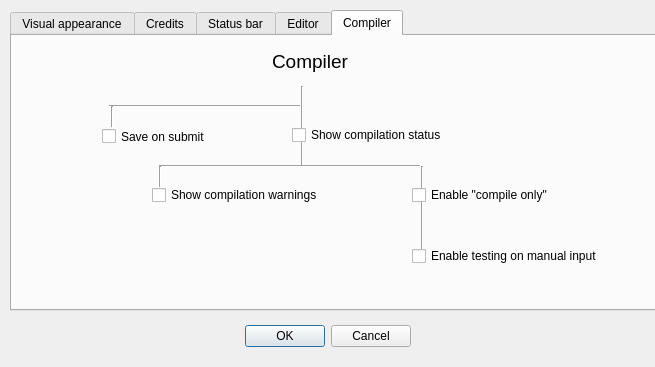
<?xml version="1.0" encoding="UTF-8"?>
<ui version="4.0">
 <class>ShopDialog</class>
 <widget class="QDialog" name="ShopDialog">
  <property name="windowModality">
   <enum>Qt::ApplicationModal</enum>
  </property>
  <property name="geometry">
   <rect>
    <x>0</x>
    <y>0</y>
    <width>655</width>
    <height>367</height>
   </rect>
  </property>
  <property name="windowTitle">
   <string>Shop dialog</string>
  </property>
  <property name="modal">
   <bool>true</bool>
  </property>
  <widget class="QDialogButtonBox" name="buttonBox">
   <property name="geometry">
    <rect>
     <x>240</x>
     <y>320</y>
     <width>171</width>
     <height>32</height>
    </rect>
   </property>
   <property name="orientation">
    <enum>Qt::Horizontal</enum>
   </property>
   <property name="standardButtons">
    <set>QDialogButtonBox::Cancel|QDialogButtonBox::Ok</set>
   </property>
  </widget>
  <widget class="QTabWidget" name="tabWidget">
   <property name="geometry">
    <rect>
     <x>10</x>
     <y>10</y>
     <width>651</width>
     <height>301</height>
    </rect>
   </property>
   <property name="currentIndex">
    <number>4</number>
   </property>
   <widget class="QWidget" name="tab">
    <attribute name="title">
     <string>Visual appearance</string>
    </attribute>
    <widget class="Line" name="line_2">
     <property name="geometry">
      <rect>
       <x>20</x>
       <y>70</y>
       <width>20</width>
       <height>141</height>
      </rect>
     </property>
     <property name="orientation">
      <enum>Qt::Vertical</enum>
     </property>
    </widget>
    <widget class="QCheckBox" name="checkBoxFontFamily2">
     <property name="geometry">
      <rect>
       <x>330</x>
       <y>150</y>
       <width>171</width>
       <height>18</height>
      </rect>
     </property>
     <property name="text">
      <string>Upgrade font family 2</string>
     </property>
    </widget>
    <widget class="Line" name="line_3">
     <property name="geometry">
      <rect>
       <x>170</x>
       <y>70</y>
       <width>16</width>
       <height>141</height>
      </rect>
     </property>
     <property name="orientation">
      <enum>Qt::Vertical</enum>
     </property>
    </widget>
    <widget class="Line" name="line">
     <property name="geometry">
      <rect>
       <x>30</x>
       <y>60</y>
       <width>471</width>
       <height>16</height>
      </rect>
     </property>
     <property name="orientation">
      <enum>Qt::Horizontal</enum>
     </property>
    </widget>
    <widget class="QCheckBox" name="checkBoxContrast1">
     <property name="geometry">
      <rect>
       <x>170</x>
       <y>100</y>
       <width>161</width>
       <height>18</height>
      </rect>
     </property>
     <property name="text">
      <string>increase contrasst 1</string>
     </property>
    </widget>
    <widget class="Line" name="line_5">
     <property name="geometry">
      <rect>
       <x>250</x>
       <y>40</y>
       <width>20</width>
       <height>31</height>
      </rect>
     </property>
     <property name="orientation">
      <enum>Qt::Vertical</enum>
     </property>
    </widget>
    <widget class="QCheckBox" name="checkBoxFontSize1">
     <property name="geometry">
      <rect>
       <x>20</x>
       <y>100</y>
       <width>151</width>
       <height>18</height>
      </rect>
     </property>
     <property name="text">
      <string>Decresase font size 1</string>
     </property>
    </widget>
    <widget class="QCheckBox" name="checkBoxFontSize2">
     <property name="geometry">
      <rect>
       <x>20</x>
       <y>150</y>
       <width>151</width>
       <height>21</height>
      </rect>
     </property>
     <property name="text">
      <string>Decresase font size 2</string>
     </property>
    </widget>
    <widget class="QLabel" name="Appearence">
     <property name="geometry">
      <rect>
       <x>200</x>
       <y>10</y>
       <width>131</width>
       <height>31</height>
      </rect>
     </property>
     <property name="font">
      <font>
       <pointsize>14</pointsize>
      </font>
     </property>
     <property name="text">
      <string>Visual Appearance</string>
     </property>
    </widget>
    <widget class="QCheckBox" name="checkBoxFontFamily1">
     <property name="geometry">
      <rect>
       <x>330</x>
       <y>100</y>
       <width>161</width>
       <height>18</height>
      </rect>
     </property>
     <property name="text">
      <string>Upgrade font family 1</string>
     </property>
    </widget>
    <widget class="Line" name="line_4">
     <property name="geometry">
      <rect>
       <x>330</x>
       <y>70</y>
       <width>16</width>
       <height>91</height>
      </rect>
     </property>
     <property name="orientation">
      <enum>Qt::Vertical</enum>
     </property>
    </widget>
    <widget class="QCheckBox" name="checkBoxFontSize3">
     <property name="geometry">
      <rect>
       <x>20</x>
       <y>200</y>
       <width>151</width>
       <height>18</height>
      </rect>
     </property>
     <property name="text">
      <string>Decresase font size 3</string>
     </property>
    </widget>
    <widget class="QCheckBox" name="checkBoxContrast2">
     <property name="geometry">
      <rect>
       <x>170</x>
       <y>150</y>
       <width>161</width>
       <height>18</height>
      </rect>
     </property>
     <property name="text">
      <string>increase contrasst 2</string>
     </property>
    </widget>
    <widget class="QCheckBox" name="checkBoxWordSpacing">
     <property name="geometry">
      <rect>
       <x>490</x>
       <y>100</y>
       <width>161</width>
       <height>18</height>
      </rect>
     </property>
     <property name="text">
      <string>Decresase word spacing</string>
     </property>
    </widget>
    <widget class="QCheckBox" name="checkBoxContrast3">
     <property name="geometry">
      <rect>
       <x>170</x>
       <y>200</y>
       <width>171</width>
       <height>18</height>
      </rect>
     </property>
     <property name="text">
      <string>increase contrasst 3</string>
     </property>
    </widget>
    <widget class="Line" name="line_21">
     <property name="geometry">
      <rect>
       <x>490</x>
       <y>70</y>
       <width>16</width>
       <height>41</height>
      </rect>
     </property>
     <property name="orientation">
      <enum>Qt::Vertical</enum>
     </property>
    </widget>
    <zorder>line_21</zorder>
    <zorder>line_4</zorder>
    <zorder>line_2</zorder>
    <zorder>checkBoxFontFamily2</zorder>
    <zorder>line_3</zorder>
    <zorder>line</zorder>
    <zorder>checkBoxContrast1</zorder>
    <zorder>line_5</zorder>
    <zorder>checkBoxFontSize1</zorder>
    <zorder>checkBoxFontSize2</zorder>
    <zorder>Appearence</zorder>
    <zorder>checkBoxFontFamily1</zorder>
    <zorder>checkBoxFontSize3</zorder>
    <zorder>checkBoxContrast2</zorder>
    <zorder>checkBoxWordSpacing</zorder>
    <zorder>checkBoxContrast3</zorder>
   </widget>
   <widget class="QWidget" name="tab_2">
    <attribute name="title">
     <string>Credits</string>
    </attribute>
    <widget class="Line" name="line_9">
     <property name="geometry">
      <rect>
       <x>153</x>
       <y>80</y>
       <width>16</width>
       <height>51</height>
      </rect>
     </property>
     <property name="orientation">
      <enum>Qt::Vertical</enum>
     </property>
    </widget>
    <widget class="QCheckBox" name="checkBoxShowPrices">
     <property name="geometry">
      <rect>
       <x>150</x>
       <y>120</y>
       <width>141</width>
       <height>18</height>
      </rect>
     </property>
     <property name="text">
      <string>Show prices</string>
     </property>
    </widget>
    <widget class="QCheckBox" name="checkBoxCheaperKeystrokes1">
     <property name="geometry">
      <rect>
       <x>370</x>
       <y>110</y>
       <width>171</width>
       <height>20</height>
      </rect>
     </property>
     <property name="text">
      <string>Cheaper keystrokes 1</string>
     </property>
    </widget>
    <widget class="QLabel" name="editor_2">
     <property name="geometry">
      <rect>
       <x>240</x>
       <y>30</y>
       <width>51</width>
       <height>31</height>
      </rect>
     </property>
     <property name="font">
      <font>
       <pointsize>14</pointsize>
      </font>
     </property>
     <property name="text">
      <string>Credits</string>
     </property>
    </widget>
    <widget class="Line" name="line_7">
     <property name="geometry">
      <rect>
       <x>160</x>
       <y>70</y>
       <width>221</width>
       <height>20</height>
      </rect>
     </property>
     <property name="orientation">
      <enum>Qt::Horizontal</enum>
     </property>
    </widget>
    <widget class="Line" name="line_10">
     <property name="geometry">
      <rect>
       <x>260</x>
       <y>60</y>
       <width>16</width>
       <height>21</height>
      </rect>
     </property>
     <property name="orientation">
      <enum>Qt::Vertical</enum>
     </property>
    </widget>
    <widget class="Line" name="line_8">
     <property name="geometry">
      <rect>
       <x>370</x>
       <y>80</y>
       <width>16</width>
       <height>101</height>
      </rect>
     </property>
     <property name="orientation">
      <enum>Qt::Vertical</enum>
     </property>
    </widget>
    <widget class="QCheckBox" name="checkBoxCheaperKeystrokes2">
     <property name="geometry">
      <rect>
       <x>370</x>
       <y>170</y>
       <width>181</width>
       <height>21</height>
      </rect>
     </property>
     <property name="text">
      <string>Cheaper keystrokes 2</string>
     </property>
    </widget>
    <zorder>line_8</zorder>
    <zorder>line_9</zorder>
    <zorder>checkBoxShowPrices</zorder>
    <zorder>checkBoxCheaperKeystrokes1</zorder>
    <zorder>editor_2</zorder>
    <zorder>line_7</zorder>
    <zorder>line_10</zorder>
    <zorder>checkBoxCheaperKeystrokes2</zorder>
   </widget>
   <widget class="QWidget" name="tab_5">
    <attribute name="title">
     <string>Status bar</string>
    </attribute>
    <widget class="Line" name="line_14">
     <property name="geometry">
      <rect>
       <x>490</x>
       <y>100</y>
       <width>20</width>
       <height>51</height>
      </rect>
     </property>
     <property name="orientation">
      <enum>Qt::Vertical</enum>
     </property>
    </widget>
    <widget class="QCheckBox" name="checkBoxStatusBar">
     <property name="geometry">
      <rect>
       <x>40</x>
       <y>140</y>
       <width>131</width>
       <height>18</height>
      </rect>
     </property>
     <property name="text">
      <string>Show statusbar</string>
     </property>
    </widget>
    <widget class="Line" name="line_13">
     <property name="geometry">
      <rect>
       <x>310</x>
       <y>100</y>
       <width>20</width>
       <height>51</height>
      </rect>
     </property>
     <property name="orientation">
      <enum>Qt::Vertical</enum>
     </property>
    </widget>
    <widget class="Line" name="line_12">
     <property name="geometry">
      <rect>
       <x>170</x>
       <y>100</y>
       <width>20</width>
       <height>51</height>
      </rect>
     </property>
     <property name="orientation">
      <enum>Qt::Vertical</enum>
     </property>
    </widget>
    <widget class="QCheckBox" name="checkBoxColumnNumber">
     <property name="geometry">
      <rect>
       <x>310</x>
       <y>140</y>
       <width>171</width>
       <height>18</height>
      </rect>
     </property>
     <property name="text">
      <string>Show ciolumn number</string>
     </property>
    </widget>
    <widget class="QLabel" name="statusbar">
     <property name="geometry">
      <rect>
       <x>230</x>
       <y>40</y>
       <width>131</width>
       <height>31</height>
      </rect>
     </property>
     <property name="font">
      <font>
       <pointsize>14</pointsize>
      </font>
     </property>
     <property name="text">
      <string>Status bar</string>
     </property>
    </widget>
    <widget class="QCheckBox" name="checkBoxLineNumber">
     <property name="geometry">
      <rect>
       <x>170</x>
       <y>140</y>
       <width>141</width>
       <height>18</height>
      </rect>
     </property>
     <property name="text">
      <string>Show line number</string>
     </property>
    </widget>
    <widget class="Line" name="line_15">
     <property name="geometry">
      <rect>
       <x>40</x>
       <y>100</y>
       <width>20</width>
       <height>51</height>
      </rect>
     </property>
     <property name="orientation">
      <enum>Qt::Vertical</enum>
     </property>
    </widget>
    <widget class="QCheckBox" name="checkBoxCredits">
     <property name="geometry">
      <rect>
       <x>490</x>
       <y>140</y>
       <width>161</width>
       <height>18</height>
      </rect>
     </property>
     <property name="text">
      <string>Show number of credits</string>
     </property>
    </widget>
    <widget class="Line" name="line_11">
     <property name="geometry">
      <rect>
       <x>50</x>
       <y>90</y>
       <width>451</width>
       <height>20</height>
      </rect>
     </property>
     <property name="orientation">
      <enum>Qt::Horizontal</enum>
     </property>
    </widget>
    <widget class="Line" name="line_16">
     <property name="geometry">
      <rect>
       <x>260</x>
       <y>70</y>
       <width>20</width>
       <height>31</height>
      </rect>
     </property>
     <property name="orientation">
      <enum>Qt::Vertical</enum>
     </property>
    </widget>
   </widget>
   <widget class="QWidget" name="tab_6">
    <attribute name="title">
     <string>Editor</string>
    </attribute>
    <widget class="QCheckBox" name="checkBoxPaste">
     <property name="geometry">
      <rect>
       <x>180</x>
       <y>120</y>
       <width>101</width>
       <height>18</height>
      </rect>
     </property>
     <property name="text">
      <string>Allow paste</string>
     </property>
    </widget>
    <widget class="QCheckBox" name="checkBoxMouseNavigation">
     <property name="geometry">
      <rect>
       <x>420</x>
       <y>200</y>
       <width>181</width>
       <height>18</height>
      </rect>
     </property>
     <property name="text">
      <string>Enable mouse navigation</string>
     </property>
    </widget>
    <widget class="QCheckBox" name="checkBoxBackspace">
     <property name="geometry">
      <rect>
       <x>50</x>
       <y>120</y>
       <width>131</width>
       <height>18</height>
      </rect>
     </property>
     <property name="text">
      <string>Allow backspace</string>
     </property>
    </widget>
    <widget class="QCheckBox" name="checkBoxKeyboardNavigation">
     <property name="geometry">
      <rect>
       <x>120</x>
       <y>200</y>
       <width>201</width>
       <height>18</height>
      </rect>
     </property>
     <property name="text">
      <string>Enable keyboard navigation</string>
     </property>
    </widget>
    <widget class="QLabel" name="editor">
     <property name="geometry">
      <rect>
       <x>270</x>
       <y>10</y>
       <width>51</width>
       <height>31</height>
      </rect>
     </property>
     <property name="font">
      <font>
       <pointsize>14</pointsize>
      </font>
     </property>
     <property name="text">
      <string>Editor</string>
     </property>
    </widget>
    <widget class="QCheckBox" name="checkBoxUndoRedo">
     <property name="geometry">
      <rect>
       <x>370</x>
       <y>120</y>
       <width>111</width>
       <height>18</height>
      </rect>
     </property>
     <property name="text">
      <string>Undo Redo</string>
     </property>
    </widget>
    <widget class="QCheckBox" name="checkBoxReadOnly">
     <property name="geometry">
      <rect>
       <x>510</x>
       <y>120</y>
       <width>111</width>
       <height>18</height>
      </rect>
     </property>
     <property name="text">
      <string>Read only</string>
     </property>
    </widget>
    <widget class="Line" name="line_38">
     <property name="geometry">
      <rect>
       <x>60</x>
       <y>70</y>
       <width>461</width>
       <height>20</height>
      </rect>
     </property>
     <property name="orientation">
      <enum>Qt::Horizontal</enum>
     </property>
    </widget>
    <widget class="Line" name="line_39">
     <property name="geometry">
      <rect>
       <x>280</x>
       <y>50</y>
       <width>20</width>
       <height>111</height>
      </rect>
     </property>
     <property name="orientation">
      <enum>Qt::Vertical</enum>
     </property>
    </widget>
    <widget class="Line" name="line_40">
     <property name="geometry">
      <rect>
       <x>130</x>
       <y>150</y>
       <width>301</width>
       <height>20</height>
      </rect>
     </property>
     <property name="orientation">
      <enum>Qt::Horizontal</enum>
     </property>
    </widget>
    <widget class="Line" name="line_41">
     <property name="geometry">
      <rect>
       <x>50</x>
       <y>80</y>
       <width>20</width>
       <height>41</height>
      </rect>
     </property>
     <property name="orientation">
      <enum>Qt::Vertical</enum>
     </property>
    </widget>
    <widget class="Line" name="line_42">
     <property name="geometry">
      <rect>
       <x>180</x>
       <y>80</y>
       <width>20</width>
       <height>41</height>
      </rect>
     </property>
     <property name="orientation">
      <enum>Qt::Vertical</enum>
     </property>
    </widget>
    <widget class="Line" name="line_43">
     <property name="geometry">
      <rect>
       <x>370</x>
       <y>80</y>
       <width>20</width>
       <height>41</height>
      </rect>
     </property>
     <property name="orientation">
      <enum>Qt::Vertical</enum>
     </property>
    </widget>
    <widget class="Line" name="line_44">
     <property name="geometry">
      <rect>
       <x>510</x>
       <y>80</y>
       <width>20</width>
       <height>41</height>
      </rect>
     </property>
     <property name="orientation">
      <enum>Qt::Vertical</enum>
     </property>
    </widget>
    <widget class="Line" name="line_45">
     <property name="geometry">
      <rect>
       <x>120</x>
       <y>160</y>
       <width>20</width>
       <height>41</height>
      </rect>
     </property>
     <property name="orientation">
      <enum>Qt::Vertical</enum>
     </property>
    </widget>
    <widget class="Line" name="line_46">
     <property name="geometry">
      <rect>
       <x>420</x>
       <y>160</y>
       <width>20</width>
       <height>41</height>
      </rect>
     </property>
     <property name="orientation">
      <enum>Qt::Vertical</enum>
     </property>
    </widget>
   </widget>
   <widget class="QWidget" name="tab_7">
    <attribute name="title">
     <string>Compiler</string>
    </attribute>
    <widget class="QCheckBox" name="checkBoxShowCompilationStatus">
     <property name="geometry">
      <rect>
       <x>280</x>
       <y>90</y>
       <width>161</width>
       <height>18</height>
      </rect>
     </property>
     <property name="text">
      <string>Show compilation status</string>
     </property>
    </widget>
    <widget class="QCheckBox" name="checkBox_2">
     <property name="geometry">
      <rect>
       <x>140</x>
       <y>150</y>
       <width>211</width>
       <height>18</height>
      </rect>
     </property>
     <property name="text">
      <string>Show compilation warnings</string>
     </property>
    </widget>
    <widget class="QCheckBox" name="checkBox_3">
     <property name="geometry">
      <rect>
       <x>400</x>
       <y>150</y>
       <width>181</width>
       <height>18</height>
      </rect>
     </property>
     <property name="text">
      <string>Enable &quot;compile only&quot;</string>
     </property>
    </widget>
    <widget class="QCheckBox" name="checkBox_4">
     <property name="geometry">
      <rect>
       <x>400</x>
       <y>210</y>
       <width>211</width>
       <height>20</height>
      </rect>
     </property>
     <property name="text">
      <string>Enable testing on manual input</string>
     </property>
    </widget>
    <widget class="QLabel" name="editor_3">
     <property name="geometry">
      <rect>
       <x>260</x>
       <y>10</y>
       <width>91</width>
       <height>31</height>
      </rect>
     </property>
     <property name="font">
      <font>
       <pointsize>14</pointsize>
      </font>
     </property>
     <property name="text">
      <string>Compiler</string>
     </property>
    </widget>
    <widget class="Line" name="line_6">
     <property name="geometry">
      <rect>
       <x>280</x>
       <y>50</y>
       <width>20</width>
       <height>81</height>
      </rect>
     </property>
     <property name="orientation">
      <enum>Qt::Vertical</enum>
     </property>
    </widget>
    <widget class="Line" name="line_17">
     <property name="geometry">
      <rect>
       <x>147</x>
       <y>120</y>
       <width>261</width>
       <height>20</height>
      </rect>
     </property>
     <property name="orientation">
      <enum>Qt::Horizontal</enum>
     </property>
    </widget>
    <widget class="Line" name="line_18">
     <property name="geometry">
      <rect>
       <x>140</x>
       <y>130</y>
       <width>16</width>
       <height>21</height>
      </rect>
     </property>
     <property name="orientation">
      <enum>Qt::Vertical</enum>
     </property>
    </widget>
    <widget class="Line" name="line_19">
     <property name="geometry">
      <rect>
       <x>400</x>
       <y>130</y>
       <width>21</width>
       <height>91</height>
      </rect>
     </property>
     <property name="orientation">
      <enum>Qt::Vertical</enum>
     </property>
    </widget>
    <widget class="QCheckBox" name="checkBoxSaveOnSubmit">
     <property name="geometry">
      <rect>
       <x>90</x>
       <y>90</y>
       <width>151</width>
       <height>21</height>
      </rect>
     </property>
     <property name="text">
      <string>Save on submit</string>
     </property>
    </widget>
    <widget class="Line" name="line_20">
     <property name="geometry">
      <rect>
       <x>97</x>
       <y>60</y>
       <width>191</width>
       <height>20</height>
      </rect>
     </property>
     <property name="orientation">
      <enum>Qt::Horizontal</enum>
     </property>
    </widget>
    <widget class="Line" name="line_22">
     <property name="geometry">
      <rect>
       <x>90</x>
       <y>70</y>
       <width>20</width>
       <height>21</height>
      </rect>
     </property>
     <property name="orientation">
      <enum>Qt::Vertical</enum>
     </property>
    </widget>
    <zorder>line_19</zorder>
    <zorder>line_6</zorder>
    <zorder>checkBoxShowCompilationStatus</zorder>
    <zorder>checkBox_2</zorder>
    <zorder>checkBox_3</zorder>
    <zorder>checkBox_4</zorder>
    <zorder>editor_3</zorder>
    <zorder>line_17</zorder>
    <zorder>line_18</zorder>
    <zorder>checkBoxSaveOnSubmit</zorder>
    <zorder>line_20</zorder>
    <zorder>line_22</zorder>
   </widget>
  </widget>
 </widget>
 <resources/>
 <connections>
  <connection>
   <sender>buttonBox</sender>
   <signal>accepted()</signal>
   <receiver>ShopDialog</receiver>
   <slot>accept()</slot>
   <hints>
    <hint type="sourcelabel">
     <x>558</x>
     <y>434</y>
    </hint>
    <hint type="destinationlabel">
     <x>157</x>
     <y>274</y>
    </hint>
   </hints>
  </connection>
  <connection>
   <sender>buttonBox</sender>
   <signal>rejected()</signal>
   <receiver>ShopDialog</receiver>
   <slot>reject()</slot>
   <hints>
    <hint type="sourcelabel">
     <x>590</x>
     <y>440</y>
    </hint>
    <hint type="destinationlabel">
     <x>286</x>
     <y>274</y>
    </hint>
   </hints>
  </connection>
 </connections>
</ui>
